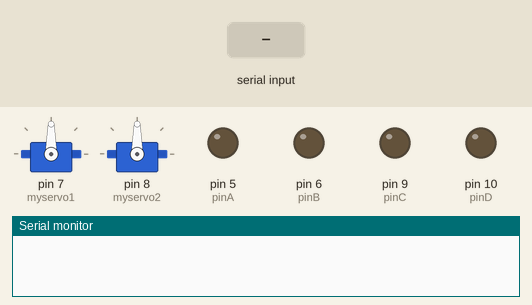
Recording of a sketch running on a simulated Arduino Uno, built with avr-gcc and run on an emulated ATmega328P. On the bench: 2 × servo, output pins drawn as LEDs (lit = HIGH), the last lines printed to the serial monitor. Inputs (shaded band) come from the test bench.

Above: at 1.2 s.
1.3 s: "5" received over Serial
4.3 s: "1" received over Serial
At 4.9 s:
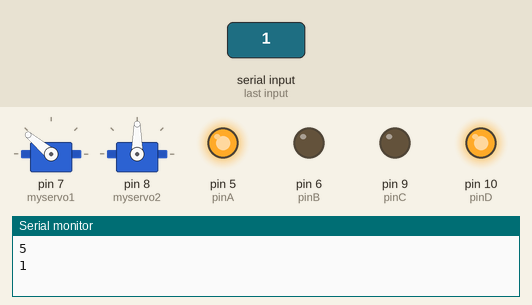
5.8 s: "3" received over Serial
At 6.6 s:
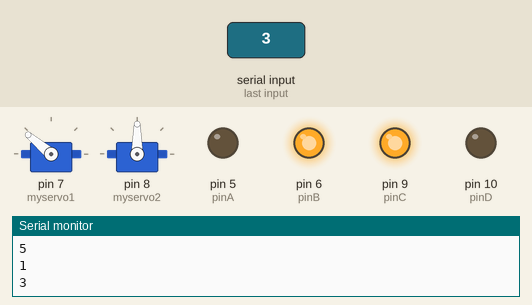
7.3 s: "2" received over Serial
At 7.7 s:
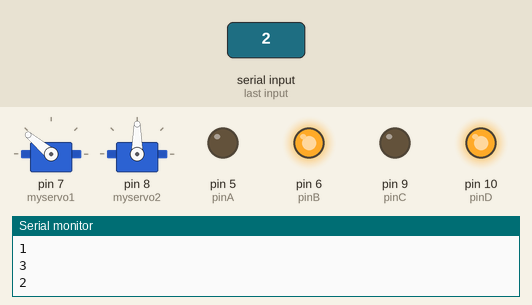
8.8 s: "4" received over Serial
At 10.0 s:
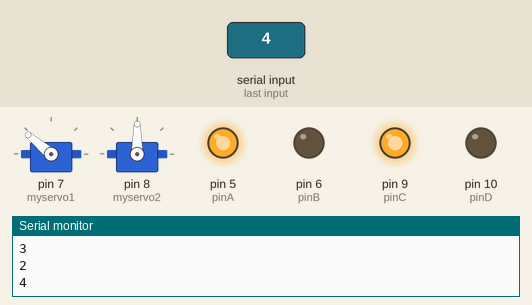
10.3 s: "7" received over Serial
At 12.1 s:
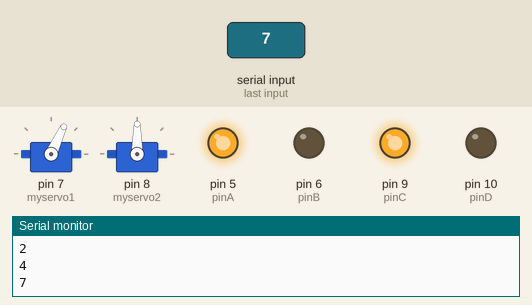
Timing chart, 0 to 13.6 s (numbered marks = the images above; inputs shaded):
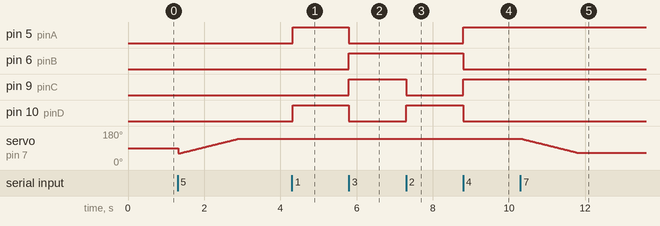

The sketch:

code.ino
```cpp
#include <Servo.h>
Servo myservo1;
Servo myservo2;

char val;
int pinA = 5;
int pinB = 6;
int pinC = 9;
int pinD = 10;
int pos1 = 60;
int pos2 = 100;

void maju(){
analogWrite(pinA, 255);
analogWrite(pinB, 0);
analogWrite(pinC, 0);
analogWrite(pinD, 255);
}

void mundur(){
analogWrite(pinA, 0);
analogWrite(pinB, 255);
analogWrite(pinC, 255);
analogWrite(pinD, 0);
}

void berhenti(){
analogWrite(pinA, 0);
analogWrite(pinB, 0);
analogWrite(pinC, 0);
analogWrite(pinD, 0);
}

void kanan(){
analogWrite(pinA, 255);
analogWrite(pinB, 0);
analogWrite(pinC, 255);
analogWrite(pinD, 0);
}

void kiri(){
analogWrite(pinA, 0);
analogWrite(pinB, 255);
analogWrite(pinC, 0);
analogWrite(pinD, 255);
}

void gripin(){
  pos2 = pos2-1;
  delay(10);
 // Serial.println(pos2);
  myservo2.write(pos2);
  if (pos2 <= 0){
    pos2 = 0;
    myservo2.write(pos2);
  }
}

void gripout(){
  pos2 = pos2+1;
  delay(10);
 // Serial.println(pos2);
  myservo2.write(pos2);
  if (pos2 >= 100){
    pos2 = 100;
    myservo2.write(pos2);
  }
}

void gripup(){
  pos1 = pos1+1;
  delay(20);
 // Serial.println(pos1);
  myservo1.write(pos1);
  if (pos1 >= 140){
    pos1 = 140;
    myservo1.write(pos1);
  }
}
void gripdown(){
  pos1 = pos1-1;
  delay(20);
 // Serial.println(pos1);
  myservo1.write(pos1);
  if (pos1 <= 65){
    pos1 = 65;
    myservo1.write(pos1);
  }
}

void setup(){
  Serial.begin(9600);       // start serial communication at 115200bps
  myservo1.attach(7);
  myservo2.attach(8);
  pinMode(pinA, OUTPUT);
  pinMode(pinB, OUTPUT);
  pinMode(pinC, OUTPUT);
  pinMode(pinD, OUTPUT);
}

void loop() {
  if( Serial.available() ){     // if data is available to read
    val = Serial.read();        // read it and store it in 'val'
    Serial.println(val);
  }

  if( val == '1' ){
    maju(); }
  else if( val == '3' ){
    mundur();}
  else if( val == '2' ){
    kiri();}
  else if( val == '4' ){
    kanan();}
  else if( val == '5' ){
    gripup();}
  else if( val == '7' ){
    gripdown();}
  else if( val == '6' ){
    gripin();}
  else if( val == '8' ){
    gripout();}
  else
  {
    berhenti();
  }
}
```

Measured:
- after the input at 4.3 s, pin 5 (pinA), pin 10 (pinD): LOW → HIGH at once
- after the input at 5.8 s, pin 5 (pinA), pin 10 (pinD): HIGH → LOW at once; pin 6 (pinB), pin 9 (pinC): LOW → HIGH at once
- after the input at 7.3 s, pin 9 (pinC): HIGH → LOW at once; pin 10 (pinD): LOW → HIGH at once
- after the input at 8.8 s, pin 5 (pinA), pin 9 (pinC): LOW → HIGH at once; pin 6 (pinB), pin 10 (pinD): HIGH → LOW at once
- after the input at 10.3 s, servo on pin 7 (myservo1): moves from 140° to 65° over 1.5 s, starting at once
